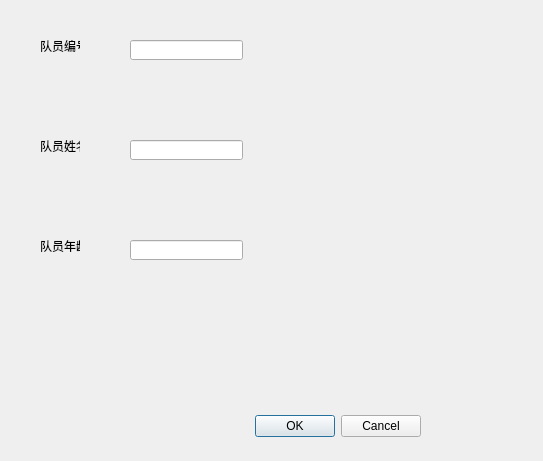
<?xml version="1.0" encoding="UTF-8"?>
<ui version="4.0">
 <class>AddPlayerDialog</class>
 <widget class="QDialog" name="AddPlayerDialog">
  <property name="geometry">
   <rect>
    <x>0</x>
    <y>0</y>
    <width>543</width>
    <height>461</height>
   </rect>
  </property>
  <property name="windowTitle">
   <string>Dialog</string>
  </property>
  <widget class="QDialogButtonBox" name="buttonBox">
   <property name="geometry">
    <rect>
     <x>80</x>
     <y>410</y>
     <width>341</width>
     <height>32</height>
    </rect>
   </property>
   <property name="orientation">
    <enum>Qt::Orientation::Horizontal</enum>
   </property>
   <property name="standardButtons">
    <set>QDialogButtonBox::StandardButton::Cancel|QDialogButtonBox::StandardButton::Ok</set>
   </property>
  </widget>
  <widget class="QLabel" name="labelPlayerID">
   <property name="geometry">
    <rect>
     <x>40</x>
     <y>40</y>
     <width>40</width>
     <height>12</height>
    </rect>
   </property>
   <property name="text">
    <string>队员编号</string>
   </property>
  </widget>
  <widget class="QLabel" name="labelPlayerName">
   <property name="geometry">
    <rect>
     <x>40</x>
     <y>140</y>
     <width>40</width>
     <height>12</height>
    </rect>
   </property>
   <property name="text">
    <string>队员姓名</string>
   </property>
  </widget>
  <widget class="QLabel" name="labelPlayerAge">
   <property name="geometry">
    <rect>
     <x>40</x>
     <y>240</y>
     <width>40</width>
     <height>12</height>
    </rect>
   </property>
   <property name="text">
    <string>队员年龄</string>
   </property>
  </widget>
  <widget class="QLineEdit" name="lineEditPlayerID">
   <property name="geometry">
    <rect>
     <x>130</x>
     <y>40</y>
     <width>113</width>
     <height>20</height>
    </rect>
   </property>
  </widget>
  <widget class="QLineEdit" name="lineEditPlayerName">
   <property name="geometry">
    <rect>
     <x>130</x>
     <y>140</y>
     <width>113</width>
     <height>20</height>
    </rect>
   </property>
  </widget>
  <widget class="QLineEdit" name="lineEditPlayerAge">
   <property name="geometry">
    <rect>
     <x>130</x>
     <y>240</y>
     <width>113</width>
     <height>20</height>
    </rect>
   </property>
  </widget>
 </widget>
 <resources/>
 <connections>
  <connection>
   <sender>buttonBox</sender>
   <signal>accepted()</signal>
   <receiver>AddPlayerDialog</receiver>
   <slot>accept()</slot>
   <hints>
    <hint type="sourcelabel">
     <x>248</x>
     <y>254</y>
    </hint>
    <hint type="destinationlabel">
     <x>157</x>
     <y>274</y>
    </hint>
   </hints>
  </connection>
  <connection>
   <sender>buttonBox</sender>
   <signal>rejected()</signal>
   <receiver>AddPlayerDialog</receiver>
   <slot>reject()</slot>
   <hints>
    <hint type="sourcelabel">
     <x>316</x>
     <y>260</y>
    </hint>
    <hint type="destinationlabel">
     <x>286</x>
     <y>274</y>
    </hint>
   </hints>
  </connection>
 </connections>
</ui>
